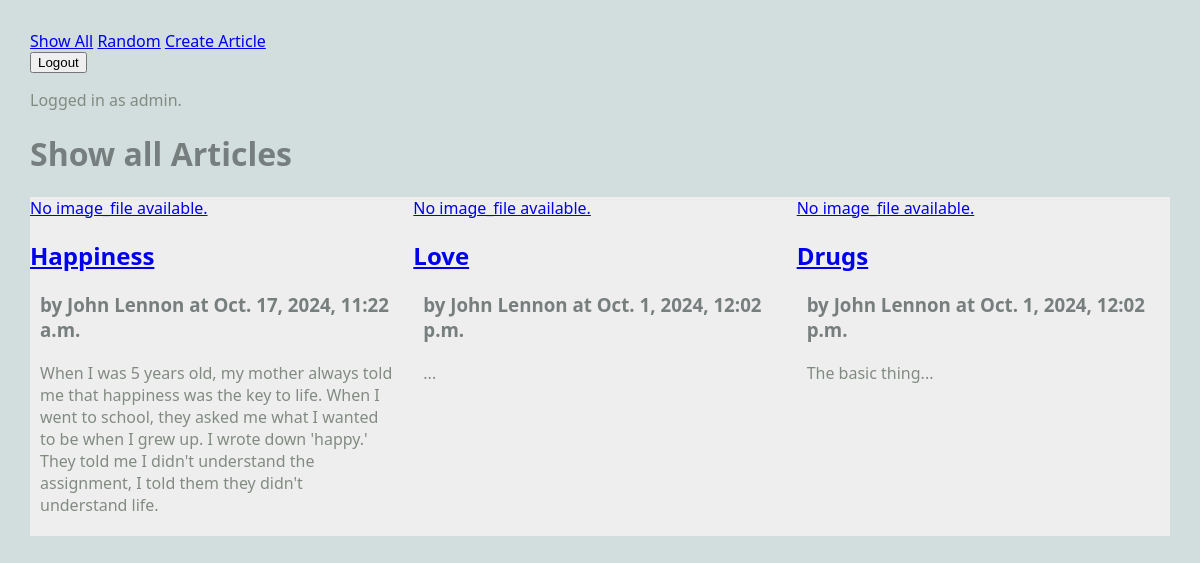
The app's page /blog/show_all (signed in) with its own data.
### blog/models.py (models this page shows, shortened)
class Article(models.Model):
    user = models.ForeignKey(User, on_delete=models.CASCADE) # change to the orphan one maybe?
    title = models.TextField(blank=False)
    author = models.TextField(blank=False)
    text = models.TextField(blank=False)
    published = models.DateTimeField(auto_now=True)
    image_file = models.ImageField(blank=True) # 10/17

### blog/views.py (the view)
# urls.py: path(r'show_all', views.ShowAllView.as_view(), name="show_all"),
class ShowAllView(ListView):
    model = Article # the model to display
    template_name = 'blog/show_all.html'
    context_object_name = 'articles' # context variable to use in the template
    def dispatch(self, *args, **kwargs):
        print("ShowAllView.dispatch")
        return super().dispatch(*args,**kwargs)

### blog/templates/blog/show_all.html
{% extends 'blog/base.html' %}
{% block content %}
<h1>Show all Articles</h1>
<main class="grid-container">
    {% for a in articles %}
    <article>
        <a href="{% url 'article' a.pk %}">
        {% if a.image_file %}
            <img src="{{a.image_file.url}}" alt="{{a.image_file.url}}">
        {% else %}
            No image_file available.
        {% endif %}
        </a>
        <div>
            <h2><a href="{% url 'article' a.pk %}">{{a.title}}</a></h2>
            <h3>by {{a.author}} at {{a.published}}</h3>
            <p>
                {{a.text}}
            </p>
        </div>
    </article>
    {% endfor %}
</main>
{% endblock %}

### blog/templates/blog/base.html (shortened to what this page needs)
 {% load static %}
<html>
    <head>
        <link rel="stylesheet" href="{% static 'styles-blog.css' %}">
    </head>
    <body>
        <nav>
            <ul>
                <li><a href="{% url 'show_all' %}">Show All</a></li>
                <li><a href="{% url 'random' %}">Random</a></li>
                {% if request.user.is_authenticated %}
                <li><a href="{% url 'create_article' %}">Create Article</a></li>
                 <form action="{% url 'logout' %}" method="POST">
                    <input type="submit" value="Logout">
                 </form>
                {% else %}
                <li><a href="{% url 'login' %}">Login</a></li>
                {% endif %}
            </ul>
            <p>
                {% if request.user.is_authenticated %}
                    Logged in as {{request.user}}.
                {% else %}
                    Not logged in.
                {% endif %}
            </p>
        </nav>
        {% block content %}{% endblock %}
    </body>
</html>

### static/styles-blog.css (style rules this page uses)
body { margin: 30px; background: #d1dedd; font-family:'Segoe UI', Tahoma, Geneva, Verdana, sans-serif; }
ul, li { padding: 0px; list-style-type: none; }
h1, h2, h3 { color: #767f7e; }
p { color: #828b82; }
.grid-container { background: #eee; max-width: 900px; display: grid; grid-template-columns: repeat(3, 1fr); grid-gap: 10px; max-width: 1200px; margin: 20px auto; }
article p, article h3 { margin: 20px 10px; }
nav li { display: inline; }

### records on screen
Article: image_file "No image_file available.", title "Happiness", author "John Lennon", published "Oct. 17, 2024, 11:22 a.m.", text "When I was 5 years old, my mother always told me that happiness was the key to life. When I went to school, they asked me what I wanted to be when I grew up. I wrote down 'happy.' They told me I didn't understand the assignment, I told them they didn't understand life."
Article: image_file "No image_file available.", title "Love", author "John Lennon", published "Oct. 1, 2024, 12:02 p.m.", text "..."
Article: image_file "No image_file available.", title "Drugs", author "John Lennon", published "Oct. 1, 2024, 12:02 p.m.", text "The basic thing..."

### other values on screen
{{ request.user }} "admin"
